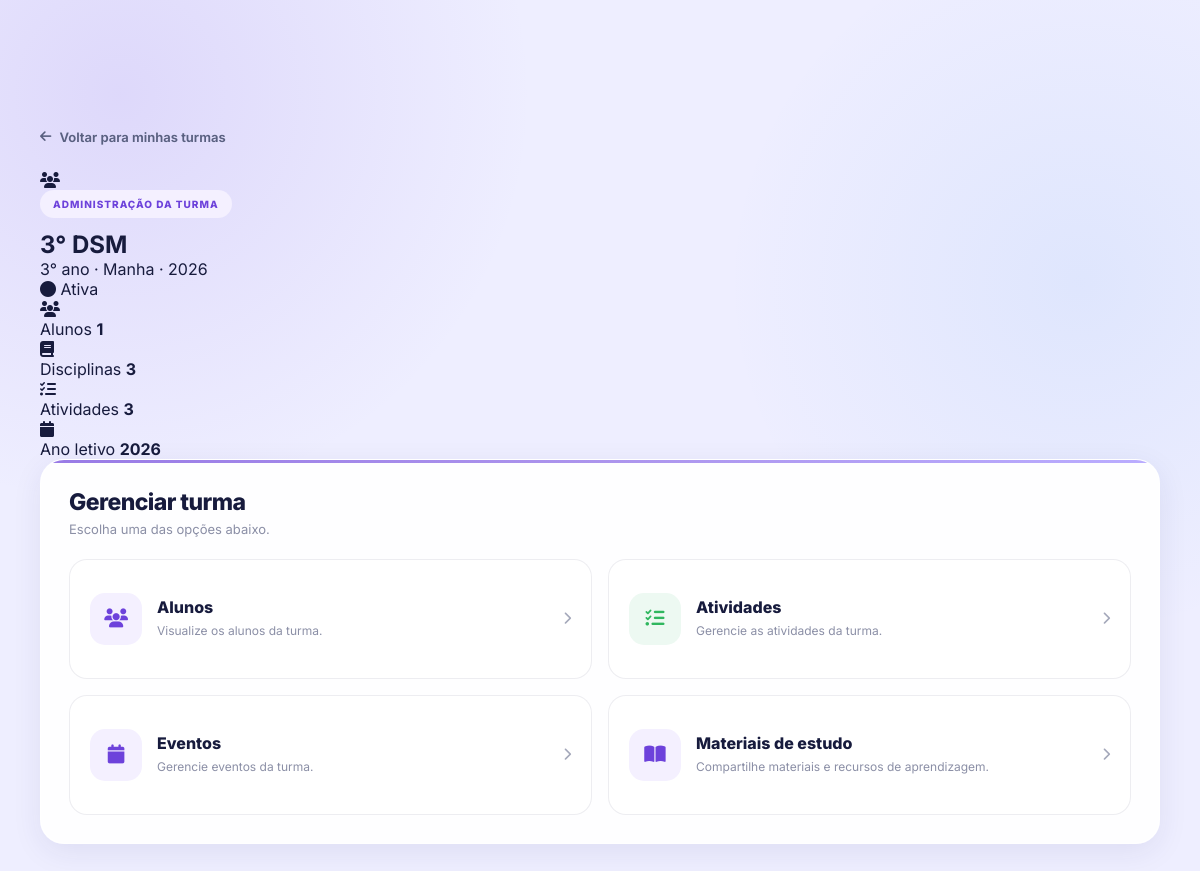
Page /adminTurma.php?id=5 (signed in) on the committed database.
### tables this page shows
CREATE TABLE `turmas` (
  `id` int(10) UNSIGNED NOT NULL,
  `nome` varchar(80) NOT NULL,
  `serie` varchar(40) DEFAULT NULL,
  `turno` enum('manha','tarde','noite') NOT NULL DEFAULT 'manha',
  `ano_letivo` year(4) NOT NULL,
  `ativa` tinyint(1) NOT NULL DEFAULT 1,
  `codigo_convite` varchar(12) NOT NULL
);

### Settings/config.php (called while the page is built, shortened)
<?php
function db(): PDO
{
    static $pdo = null;
if ($pdo === null) {
        $dsn = 'mysql:host=' . DB_HOST .
               ';port=3306' .
               ';dbname=' . DB_NAME .
               ';charset=utf8mb4';
        $pdo = new PDO($dsn, DB_USER, DB_PASS, [
            PDO::ATTR_ERRMODE => PDO::ERRMODE_EXCEPTION,
            PDO::ATTR_DEFAULT_FETCH_MODE => PDO::FETCH_ASSOC,
            PDO::ATTR_EMULATE_PREPARES => false,
        ]);
    }
    return $pdo;
}

### Settings/auth.php (called while the page is built, shortened)
<?php
require_once __DIR__ . '/config.php';
function e(?string $value): string
{
    return htmlspecialchars($value ?? '', ENT_QUOTES | ENT_SUBSTITUTE, 'UTF-8');
}

### adminTurma.php (the view, shortened to what this page needs)
<?php
require_once __DIR__ . '/Settings/auth.php';
$usuarioId = (int) $_SESSION['user_id'];
$turmaId = filter_input(
    INPUT_GET,
    'id',
    FILTER_VALIDATE_INT
);
$sql = "
    SELECT
        t.id,
        t.nome,
        t.serie,
        t.turno,
        t.ano_letivo,
        t.ativa
    FROM turma_membros tm
    INNER JOIN turmas t
        ON t.id = tm.turma_id
    WHERE tm.turma_id = :turma_id
      AND tm.aluno_id = :aluno_id
      AND tm.papel = 'representante'
      AND t.ativa = 1
    LIMIT 1
";
$stmt = db()->prepare($sql);
$stmt->execute([
    ':turma_id' => $turmaId,
    ':aluno_id' => $usuarioId
]);
$turma = $stmt->fetch(PDO::FETCH_ASSOC);
$sql = "
    SELECT COUNT(*)
    FROM turma_membros
    WHERE turma_id = :turma_id
      AND papel = 'aluno'
";
$stmt = db()->prepare($sql);
$stmt->execute([
    ':turma_id' => $turmaId
]);
$totalAlunos = (int) $stmt->fetchColumn();
$sql = "
    SELECT
        td.id,
        d.nome,
        a.nome AS professor
    FROM turma_disciplinas td
    INNER JOIN disciplinas d
        ON d.id = td.disciplina_id
    LEFT JOIN alunos a
        ON a.id = td.professor_id
    WHERE td.turma_id = :turma_id
    ORDER BY d.nome
";
$stmt = db()->prepare($sql);
$stmt->execute([
    ':turma_id' => $turmaId
]);
$disciplinas = $stmt->fetchAll(PDO::FETCH_ASSOC);
$sql = "
    SELECT COUNT(*)
    FROM atividades a
    INNER JOIN turma_disciplinas td
        ON td.id = a.turma_disciplina_id
    WHERE td.turma_id = :turma_id
";
$stmt = db()->prepare($sql);
$stmt->execute([
    ':turma_id' => $turmaId
]);
$totalAtividades = (int) $stmt->fetchColumn();
?>
<!DOCTYPE html>
<html lang="pt-BR">
<head>
<link
    rel="stylesheet"
    href="adminTurma.css"
>
<link
    rel="stylesheet"
    href="https://cdnjs.cloudflare.com/ajax/libs/font-awesome/6.5.2/css/all.min.css"
>
    <link rel="stylesheet" href="Styles/root.css">
</head>
<body>
<div class="pagina">
<main class="conteudo">
    <a
        href="adminRepresentante.php"
        class="voltar"
    >
        <i class="fa-solid fa-arrow-left"></i>
        Voltar para minhas turmas
    </a>
    <section class="cabecalho-turma">
        <div class="cabecalho-esquerda">
            <div class="turma-icone-grande">
                <i class="fa-solid fa-users"></i>
            </div>
            <div>
                <span class="tag">
                    ADMINISTRAÇÃO DA TURMA
                </span>
                <h1>
                    <?= e($turma['nome']) ?>
                </h1>
                <p>
                    <?= e($turma['serie'] ?? 'Turma') ?>
                    <?php if (!empty($turma['turno'])): ?>
                        · <?= e(ucfirst($turma['turno'])) ?>
                    <?php endif; ?>
                    · <?= e((string) $turma['ano_letivo']) ?>
                </p>
            </div>
        </div>
        <span class="status">
            <i class="fa-solid fa-circle"></i>
            Ativa
        </span>
    </section>
    <section class="informacoes-grid">
        <div class="info-card">
            <div class="info-icone">
                <i class="fa-solid fa-users"></i>
            </div>
            <div>
                <span>
                    Alunos
                </span>
                <strong>
                    <?= (int) $totalAlunos ?>
                </strong>
            </div>
        </div>
        <div class="info-card">
            <div class="info-icone">
                <i class="fa-solid fa-book"></i>
            </div>
            <div>
                <span>
                    Disciplinas
                </span>
                <strong>
                    <?= count($disciplinas) ?>
                </strong>
            </div>
        </div>
        <div class="info-card">
            <div class="info-icone">
                <i class="fa-solid fa-list-check"></i>
            </div>
            <div>
                <span>
                    Atividades
                </span>
                <strong>
                    <?= (int) $totalAtividades ?>
                </strong>
            </div>
        </div>
        <div class="info-card">
            <div class="info-icone">
                <i class="fa-solid fa-calendar"></i>
            </div>
            <div>
                <span>
                    Ano letivo
                </span>
                <strong>
                    <?= e((string) $turma['ano_letivo']) ?>
                </strong>
            </div>
        </div>
    </section>
    <section class="secao">
        <div class="secao-header">
            <div>
                <h2>
                    Gerenciar turma
                </h2>
                <p>
                    Escolha uma das opções abaixo.
                </p>
            </div>
        </div>
        <div class="acoes-grid">
            <a
                href="alunosTurma.php?turma_id=<?= (int) $turmaId ?>"
                class="acao-card"
            >
                <div class="acao-icone roxo">
                    <i class="fa-solid fa-users"></i>
                </div>
                <div>
                    <h3>
                        Alunos
                    </h3>
                    <p>
                        Visualize os alunos da turma.
                    </p>
                </div>
                <i class="fa-solid fa-chevron-right seta"></i>
            </a>
            <a
                href="atividadesTurma.php?turma_id=<?= (int) $turmaId ?>"
                class="acao-card"
            >
                <div class="acao-icone verde">
                    <i class="fa-solid fa-list-check"></i>
                </div>
                <div>
                    <h3>
                        Atividades
                    </h3>
                    <p>
                        Gerencie as atividades da turma.
                    </p>
                </div>
                <i class="fa-solid fa-chevron-right seta"></i>
            </a>
            <a
                    href="eventosTurma.php?id=<?= (int) $turmaId ?>"
                class="acao-card"
            >
                <div class="acao-icone roxo">
                    <i class="fa-solid fa-calendar"></i>
                </div>
                <div>
                    <h3>
                        Eventos
                    </h3>
                    <p>
                        Gerencie eventos da turma.
                    </p>
                </div>
                <i class="fa-solid fa-chevron-right seta"></i>
            </a>
<a href="materiaisEstudos.php?id=<?= (int) $turmaId ?>"class="acao-card">
    <div class="acao-icone roxo">
        <i class="fa-solid fa-book-open"></i>
    </div>
    <div>
        <h3>Materiais de estudo</h3>
        <p>Compartilhe materiais e recursos de aprendizagem.</p>
    </div>
    <i class="fa-solid fa-chevron-right seta"></i>
</a>
        </div>
    </section>
</main>
</div>
</body>
</html>

### Styles/adminTurma.css (style rules this page uses)
:root { --fundo: #eeeeff; --branco: #ffffff; --roxo: #6d42db; --roxo-escuro: #584391; --roxo-claro: #8967e5; --roxo-suave: #f4f0ff; --azul: #2a85e8; --azul-suave: #edf5ff; --verde: #30b75f; --verde-suave: #edf9f2; --texto: #171b3d; --texto-secundario: #596080; --texto-fraco: #8b8fa6; --borda: rgba(30, 35, 80, .08); --sombra: 0 8px 30px rgba(40, 35, 100, .08); --sombra-hover: 0 18px 45px rgba(70, 45, 150, .16); --raio: 20px; --transicao: .3s cubic-bezier(.2, .8, .2, 1); }
*, *::before, *::after { margin: 0; padding: 0; box-sizing: border-box; }
html { scroll-behavior: smooth; }
body { min-height: 100vh; font-family: "Inter", sans-serif; color: var(--texto); background: radial-gradient( circle at 10% 10%, rgba(137, 103, 229, .16), transparent 30% ), radial-gradient( circle at 90% 30%, rgba(42, 133, 232, .08), transparent 28% ), var(--fundo); overflow-x: hidden; }
a { text-decoration: none; color: inherit; }
.conteudo { width: calc(100% - 80px); max-width: 1300px; margin: auto; padding-top: 125px; padding-bottom: 70px; }
.voltar { display: inline-flex; align-items: center; gap: 8px; margin-bottom: 25px; color: var(--texto-secundario); font-size: 13px; font-weight: 650; transition: var(--transicao); }
.tag { display: inline-flex; padding: 8px 13px; margin-bottom: 12px; border-radius: 30px; background: var(--roxo-suave); color: var(--roxo); font-size: 10px; font-weight: 800; letter-spacing: .1em; }
.roxo { background: var(--roxo-suave); color: var(--roxo); }
.verde { background: var(--verde-suave); color: var(--verde); }
.secao { position: relative; margin-bottom: 28px; padding: 28px; background: rgba(255,255,255,.94); border: 1px solid rgba(255,255,255,.8); border-radius: 24px; box-shadow: var(--sombra); overflow: hidden; }
.secao::before { content: ""; position: absolute; top: 0; left: 0; width: 100%; height: 3px; background: linear-gradient( 90deg, var(--roxo), var(--roxo-claro), #9d8aff ); opacity: .7; }
.secao-header { margin-bottom: 22px; }
.secao-header h2 { margin-bottom: 5px; color: var(--texto); font-size: 23px; font-weight: 800; letter-spacing: -.025em; }
.secao-header p { color: var(--texto-fraco); font-size: 13px; }
.acoes-grid { display: grid; grid-template-columns: repeat(2, 1fr); gap: 16px; }
.acao-card { position: relative; min-height: 120px; padding: 20px; display: flex; align-items: center; gap: 15px; overflow: hidden; background: #fff; border: 1px solid var(--borda); border-radius: 18px; transition: transform .35s cubic-bezier(.2,.8,.2,1), box-shadow .35s ease, border-color .35s ease, background .35s ease; animation: cardEntrada .6s ease both; }
.acao-card::before { content: ""; position: absolute; top: 0; left: -120%; width: 70%; height: 100%; background: linear-gradient( 90deg, transparent, rgba(255,255,255,.8), transparent ); transform: skewX(-20deg); transition: .7s ease; }
.acao-card::after { content: ""; position: absolute; left: 0; top: 0; width: 4px; height: 100%; background: var(--roxo); transform: scaleY(0); transform-origin: bottom; transition: var(--transicao); }
.acao-icone { position: relative; z-index: 2; width: 52px; height: 52px; flex-shrink: 0; display: flex; align-items: center; justify-content: center; border-radius: 15px; font-size: 19px; transition: var(--transicao); }
.acao-card > div:nth-child(2) { position: relative; z-index: 2; flex: 1; min-width: 0; }
.acao-card h3 { margin-bottom: 5px; color: var(--texto); font-size: 16px; font-weight: 800; }
.acao-card p { color: var(--texto-fraco); font-size: 12px; line-height: 1.45; }
.seta { position: relative; z-index: 2; color: #a4a8ba; font-size: 13px; transition: var(--transicao); }

### Styles/root.css (style rules this page uses)
:root { --main-purple: #584391; --brand-purple: rgba(109, 66, 219, 1); --light-purple: #7351df; --soft-purple: #f1edff; --title-blue: #17245c; --text-blue: #101d52; --secondary-blue: #59658c; --background: #f0eef8; --white: #ffffff; --border: #e2e3ef; --shadow: 0 4px 20px rgba(31, 37, 70, .06); --shadow-hover: 0 8px 28px rgba(109, 66, 219, .12); --button-shadow: 0 6px 20px rgba(88, 67, 145, 0.3); --radius: 14px; --input-radius: 16px; --card-radius: 18px; --large-radius: 20px; --pill-radius: 100px; }

### rows in the picture
turmas: nome "3° DSM", serie "3° ano", turno "Manha", ano_letivo "2026"

### other values in the picture
$totalAlunos "1"
count($disciplinas) "3"
$totalAtividades "3"
